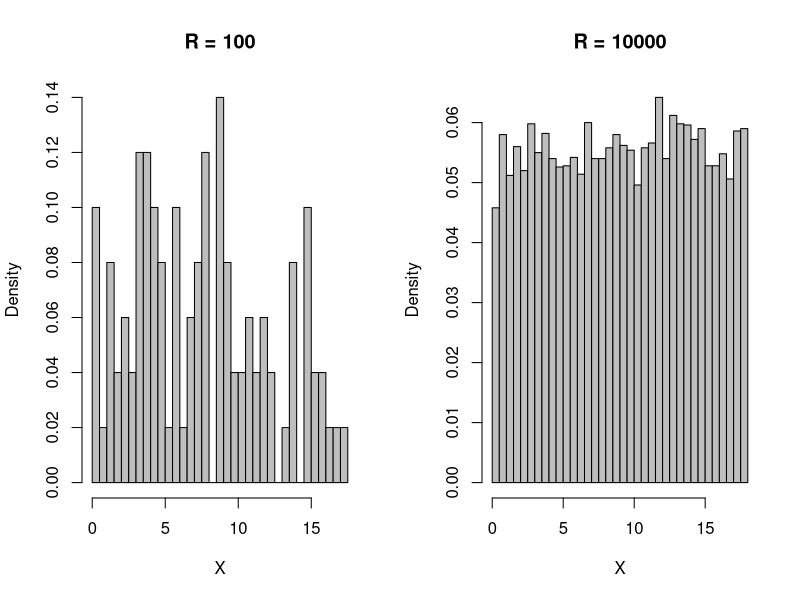
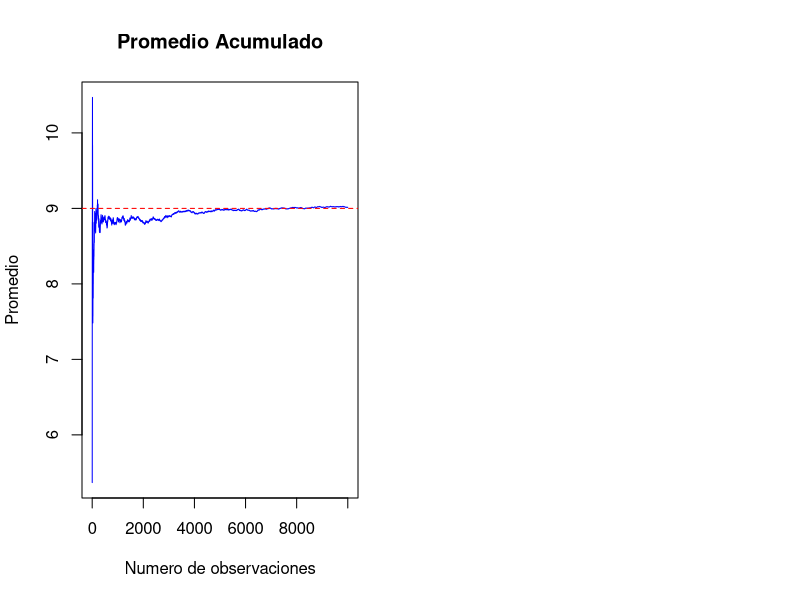
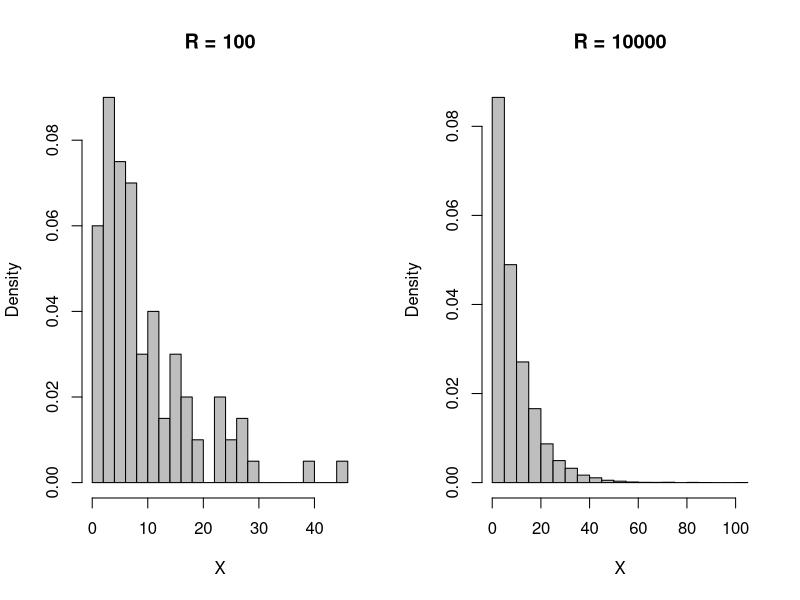
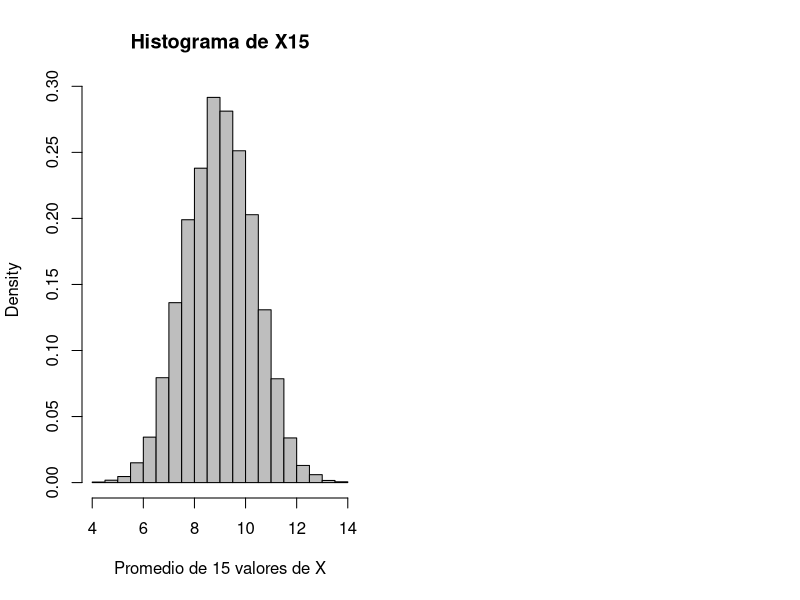
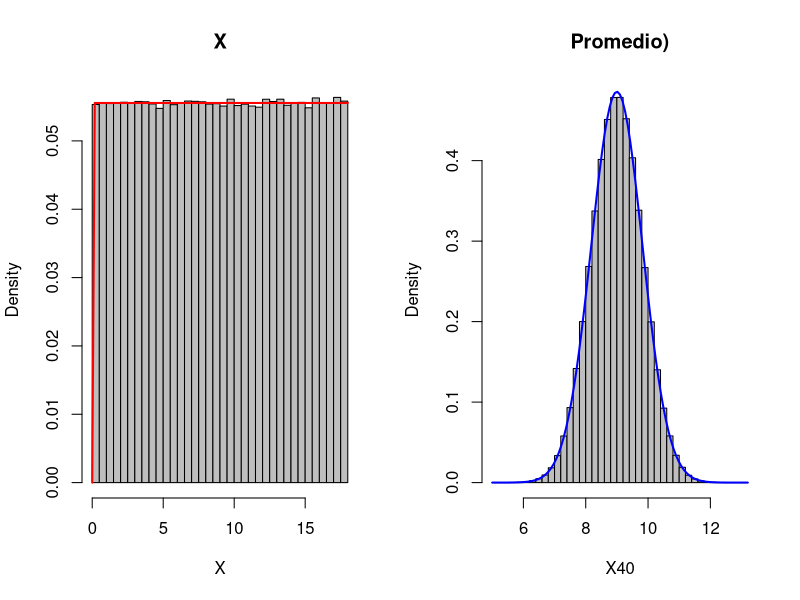
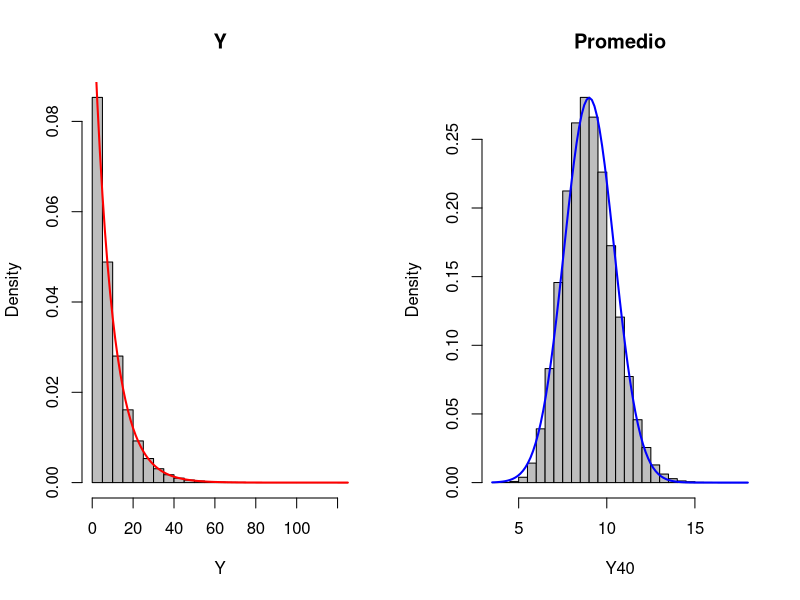
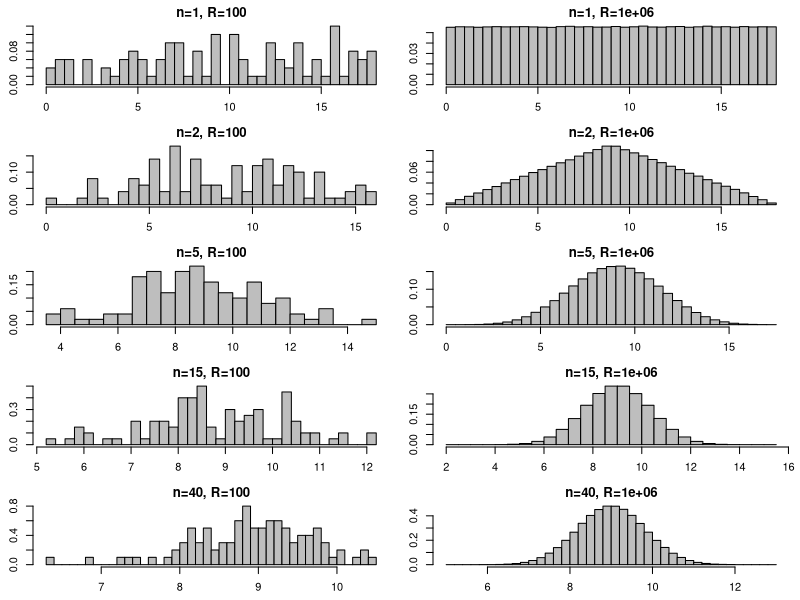
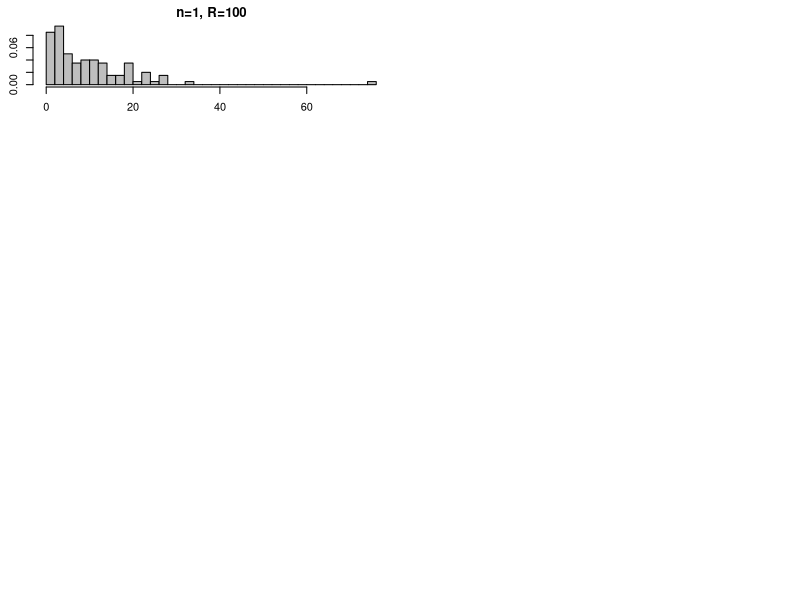

Source code (R) for these figures, in order: (Note: a time limit stopped this script after it produced the figures.)
set.seed(11)

# 1(b)
X_dist <- function(R){
  return (runif(R, 0, 18))
}

# 1(c)
par(mfrow = c(1, 2))
hist(X_dist(100), breaks = 30, col = "grey", main = "R = 100", xlab = "X", prob = TRUE)
hist(X_dist(10000), breaks = 30, col = "grey", main = "R = 10000", xlab = "X", prob = TRUE)


# 1(d)
muchas_X <- X_dist(10000)
promedio_acumulado <- cumsum(muchas_X) / seq_along(muchas_X)
plot(promedio_acumulado, type = "l", col = "blue", main = "Promedio Acumulado", xlab = "Numero de observaciones", ylab = "Promedio")
abline(h = 9, col = "red", lty = 2)



# 2(b)
Y_dist <- function(R){
  return (rexp(R,1/9))
}

# 2(c)
par(mfrow = c(1, 2))
hist(Y_dist(100), breaks = 30, col = "grey", main = "R = 100", xlab = "X", prob = TRUE)
hist(Y_dist(10000), breaks = 30, col = "grey", main = "R = 10000", xlab = "X", prob = TRUE)


# 3(b)

Xn_dist <- function(n, R){
  replicate(R, mean(runif(n, 0, 18)))
}

# 3(c)
X15 <- Xn_dist(15, 10000)

hist(X15, breaks = 30, col = "grey", prob = TRUE,main = "Histograma de X15", xlab = "Promedio de 15 valores de X")


# 4(a) X
par(mfrow = c(1, 2))

hist(X_dist(10^6), breaks = 30, col = "grey", prob = TRUE, main = "X", xlab = "X")

curve(dunif(x, 0, 18), add = TRUE, col = "red", lwd = 2)


hist(Xn_dist(40,10^6), breaks = 30, col = "grey", prob = TRUE, main = "Promedio)", xlab = "X40")

curve(dnorm(x, mean = 9, sd = sqrt(27/40)), add = TRUE, col = "blue", lwd = 2)


# 4(a) Y
Yn_dist <- function(n, R){
  replicate(R, mean(rexp(n, 1/9)))
} 
par(mfrow = c(1, 2))

hist(Y_dist(10^6), breaks = 30, col = "grey", prob = TRUE, main = "Y", xlab = "Y")

curve(dexp(x, rate = 1/9), add = TRUE, col = "red", lwd = 2)


hist(Yn_dist(40,10^6), breaks = 30, col = "grey", prob = TRUE, main = "Promedio", xlab = "Y40")

curve(dnorm(x, mean = 9, sd = sqrt(81/40)), add = TRUE, col = "blue", lwd = 2)

# 4(b)
par(mfrow = c(5, 2), mar=c(2.5,2.5,1.8,0.8))

for (n in c(1, 2, 5, 15, 40)) {
  for (R in c(100,10^6)) {
    hist(Xn_dist(n, R), breaks = 30, col = "grey", prob = TRUE,
         main = paste0("n=", n, ", R=", R))
  }
}

# 4(c)
par(mfrow = c(5, 2), mar=c(2.5,2.5,1.8,0.8))

for (n in c(1, 2, 5, 15, 40)) {
  for (R in c(100,10^6)) {
    hist(Yn_dist(n, R), breaks = 30, col = "grey", prob = TRUE,
         main = paste0("n=", n, ", R=", R))
  }
}
